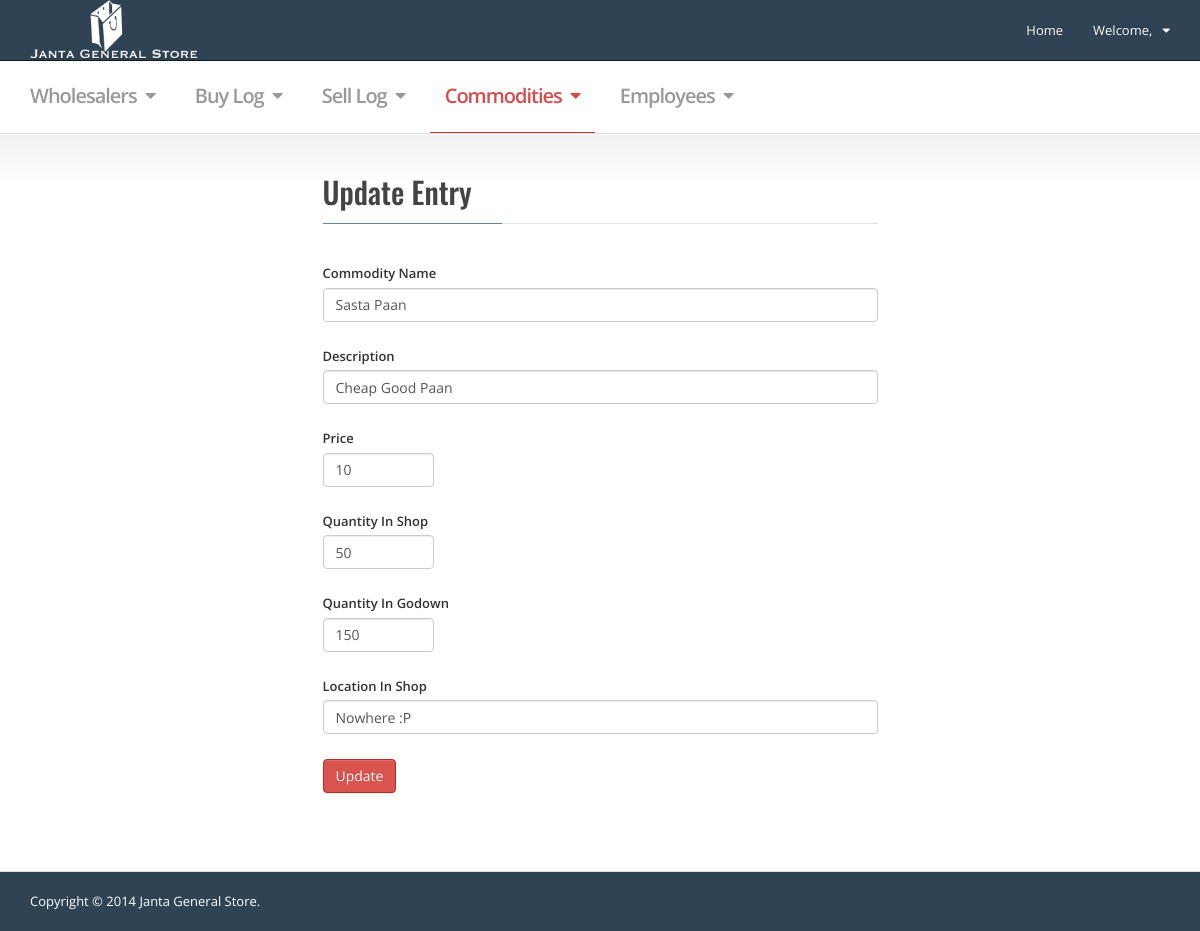
The app's page /commodities_edit_entry.php?id=7 with its own data.
### tables this page shows
CREATE TABLE IF NOT EXISTS `commodities` (
  `id` int(11) NOT NULL AUTO_INCREMENT,
  `name` varchar(30) NOT NULL,
  `description` varchar(30) NOT NULL,
  `price` varchar(30) NOT NULL,
  `location_in_shop` varchar(30) NOT NULL,
  `qty_in_shop` int(11) NOT NULL,
  `qty_in_godown` int(11) NOT NULL,
  `type` varchar(15) NOT NULL,
  PRIMARY KEY (`id`)
);

### commodities_edit_entry.php (the view, shortened to what this page needs)
<!DOCTYPE html>
 <html lang="en" class="no-js">
<head>
  <link rel="stylesheet" href="./css/font-awesome.min.css">
  <link rel="stylesheet" href="./css/bootstrap.min.css">
  <link rel="stylesheet" href="./css/mvpready-admin.css">
  <link rel="stylesheet" href="./css/mvpready-flat.css">
</head>
<body class=" ">
<div id="wrapper">
  <?php
            include_once("navbar.php");
  ?>
  <div class="content">
    <div class="container">
      <div class="row">
        <div class="col-md-6 col-md-push-3 col-sm-8 col-sm-push-2 ">
          <div class="portlet">
            <h2 class="portlet-title">
              <u>Update Entry</u>
            </h2>
            <div class="portlet-body">
              <form action="scripts/update_commodity.php" data-validate="parsley" class="form parsley-form">
<?php
require 'scripts/config_sql.php';
$id = @$_GET['id'];
$data_row = $mysqli->query("SELECT * FROM commodities WHERE id='$id' LIMIT 1")->fetch_assoc();
?>
                <div class="form-group">
                  <label for="name">Commodity Name</label>
                  <input value="<?php echo $data_row['name'];?>" type="text" id="commname" name="name" class="form-control parsley-validated" data-required="true">
                </div>
                <div class="form-group">
                  <label for="type">Description</label>
                  <input value="<?php echo $data_row['description'];?>" type="text" id="description" name="description" class="form-control parsley-validated" data-required="true">
                </div>
                <div class="form-group">
                  <label for="price">Price</label>
                  <input value="<?php echo $data_row['price'];?>" type="number" id="price" name="price" step="0.01" class="form-control half-width parsley-validated" data-required="true">
                </div>
                <div class="form-group">
                  <label for="qty_in_shop">Quantity In Shop</label>
                  <input value="<?php echo $data_row['qty_in_shop'];?>" type="number" id="qty_in_shop" name="qty_in_shop" class="form-control half-width parsley-validated" data-required="true">
                </div>
                <div class="form-group">
                  <label for="qty_in_godown">Quantity In Godown</label>
                  <input value="<?php echo $data_row['qty_in_godown'];?>" type="number" id="qty_in_godown" name="qty_in_godown" class="form-control half-width parsley-validated" data-required="true">
                </div>
                <div class="form-group">
                  <label for="location_in_shop">Location In Shop</label>
                  <input value="<?php echo $data_row['location_in_shop'];?>" type="text" id="location" name="location_in_shop" class="form-control parsley-validated" data-required="true">
                </div>
                <div class="form-group">
                  <button type="submit" class="btn btn-danger">Update</button>
                </div>
              </form>
            </div>
          </div>
        </div>
      </div>
    </div>
  </div>
</div>
<footer class="footer">
  <div class="container">
    <p class="pull-left">Copyright &copy; 2014 Janta General Store.</p>
  </div>
</footer>
</body>
</html>

### css/mvpready-admin.css (style rules this page uses)
body { padding: 0; margin: 0; font-family: 'Open Sans', 'Trebuchet MS', arial, sans-serif; font-size: 13px; }
h1, h2, h3, h4, h5, h6, .h1, .h2, .h3, .h4, .h5, .h6 { margin-top: 0; margin-bottom: .75em; font-family: 'Oswald'; }
.btn-default, .btn-primary, .btn-success, .btn-info, .btn-warning, .btn-danger, .btn-secondary, .btn-tertiary, .btn-facebook, .btn-twitter { text-shadow: 0 -1px 0 rgba(0, 0, 0, 0.2); -webkit-box-shadow: inset 0 1px 0 rgba(255, 255, 255, 0.15), 0 1px 1px rgba(0, 0, 0, 0.075); box-shadow: inset 0 1px 0 rgba(255, 255, 255, 0.15), 0 1px 1px rgba(0, 0, 0, 0.075); }
.btn-danger { background-image: -webkit-linear-gradient(top, #d9534f 0%, #c12e2a 100%); background-image: linear-gradient(to bottom, #d9534f 0%, #c12e2a 100%); filter: progid:DXImageTransform.Microsoft.gradient(startColorstr='#ffd9534f', endColorstr='#ffc12e2a', GradientType=0); filter: progid:DXImageTransform.Microsoft.gradient(enabled = false); background-repeat: repeat-x; border-color: #b92c28; }
.form-group { margin-bottom: 25px; }
.form-group label { font-weight: 600; }
.portlet { padding: 0px; margin-bottom: 4em; }
.portlet-body { padding: 0; }
.form-group { position: relative; }
.content { position: relative; margin-bottom: 2em; }
.footer { color: #fff; line-height: 59px; background-color: #2f4354; border-top: 1px solid #ddd; }
.footer:before, .footer:after { content: " "; display: table; }
.footer:after { clear: both; }
.footer p { margin-bottom: 0; }
html, body { height: 100%; }
#wrapper { min-height: 100%; height: auto; margin: 0 auto -60px; padding: 0 0 60px; }
.footer { height: 60px; }
.portlet-title, .content-title { position: relative; display: block; margin-bottom: 1.35em; border-bottom: 1px solid #e3e3e3; }
.portlet-title u, .content-title u { display: inline-block; position: relative; top: 1px; padding-right: 1em; padding-bottom: 15px; color: #444; text-decoration: none; border-bottom: 1px solid #6685a4; }

### css/mvpready-flat.css (style rules this page uses)
.half-width { width: 20%; }
.btn { background-image: none; background-repeat: no-repeat; -ms-filter: none; filter: none; }

### records on screen
commodities: name "Sasta Paan", description "Cheap Good Paan", price "10", qty_in_shop "50", qty_in_godown "150", location_in_shop "Nowhere :P"
